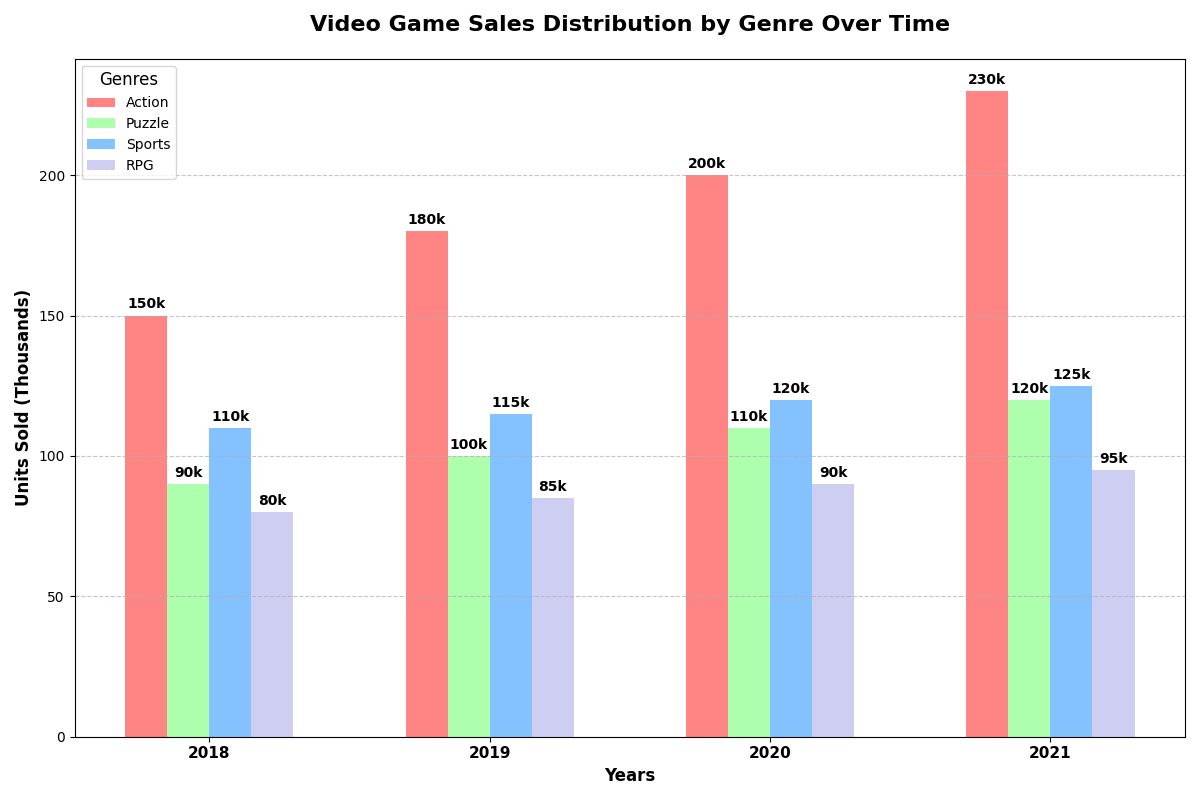

Write Python code to recreate this figure.
import matplotlib.pyplot as plt
import numpy as np

# Data preparation
years = ['2018', '2019', '2020', '2021']
genres = ['Action', 'Puzzle', 'Sports', 'RPG']

# Units sold (in thousands) for each genre over the years
units_sold = {
    'Action': [150, 180, 200, 230],
    'Puzzle': [90, 100, 110, 120],
    'Sports': [110, 115, 120, 125],
    'RPG': [80, 85, 90, 95]
}

# Colors for each genre
colors = ['#ff6666', '#99ff99', '#66b3ff', '#c2c2f0']

# Initialize the plot
fig, ax1 = plt.subplots(figsize=(12, 8))

# Define positions for the bars for each year
bar_width = 0.15
index = np.arange(len(years))

# Plot each genre's units sold as a group bar plot
for i, (genre, values) in enumerate(units_sold.items()):
    ax1.bar(index + i * bar_width, values, bar_width, label=genre, color=colors[i], alpha=0.8)

# Add annotations
for i, (genre, values) in enumerate(units_sold.items()):
    for j, value in enumerate(values):
        ax1.annotate(f'{value}k',
                     xy=(index[j] + i * bar_width, value),
                     xytext=(0, 3),
                     textcoords="offset points",
                     ha='center', va='bottom', fontsize=10, fontweight='bold')

# Set labels and title
ax1.set_xlabel('Years', fontsize=12, weight='bold')
ax1.set_ylabel('Units Sold (Thousands)', fontsize=12, weight='bold')
ax1.set_title('Video Game Sales Distribution by Genre Over Time', fontsize=16, weight='bold', pad=20)
ax1.set_xticks(index + 1.5 * bar_width)
ax1.set_xticklabels(years, fontsize=11, weight='bold')
ax1.legend(title='Genres', fontsize=10, title_fontsize='12', loc='upper left')

# Add grid for better readability
ax1.grid(axis='y', linestyle='--', alpha=0.7)

# Adjust layout for better fit and readability
plt.tight_layout()

# Show plot
plt.show()
